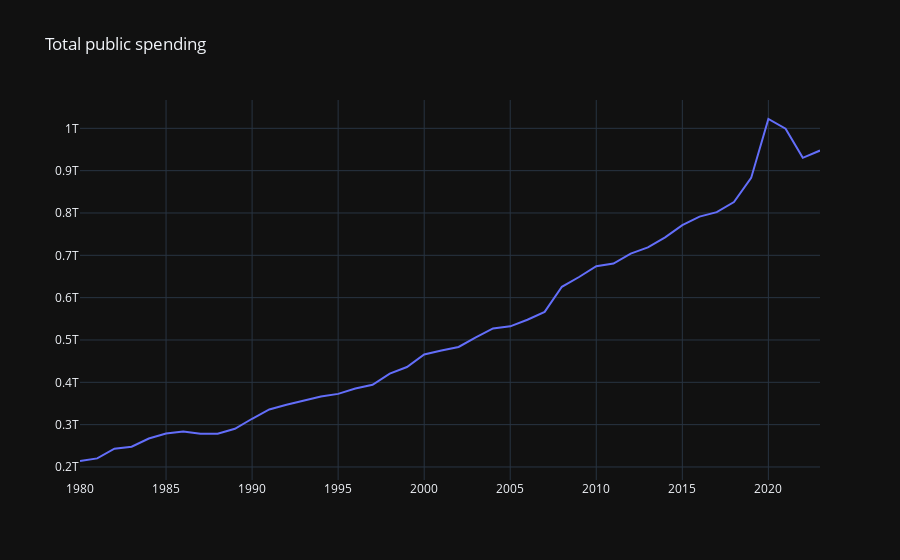

Source (notebook cell):
### Code cell
fig = go.Figure()

fig.add_trace(go.Scatter(
    x=public_spending['year'],
    y=public_spending['total_public_spending']
))

fig.update_layout(
    title='Total public spending'
)

fig.show()
